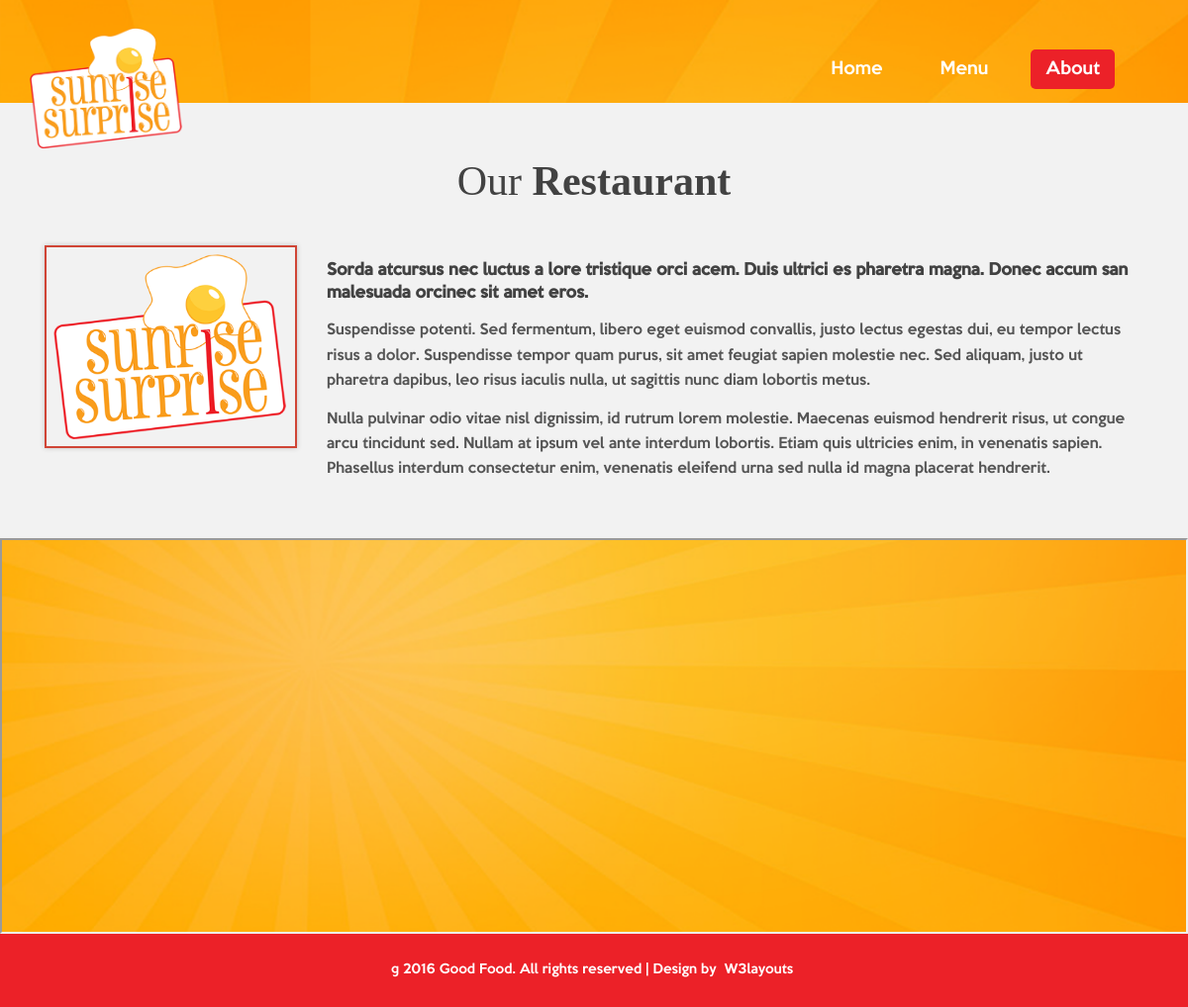
Page /about.php on the committed database.
### tables this page shows
CREATE TABLE `cms_image` (
  `id` int(11) NOT NULL,
  `description` varchar(255) NOT NULL,
  `image_file` varchar(255) NOT NULL,
  `created_by` int(11) NOT NULL,
  `date_created` timestamp NOT NULL DEFAULT CURRENT_TIMESTAMP
);

CREATE TABLE `cms_about` (
  `id` int(11) NOT NULL,
  `title` varchar(255) NOT NULL,
  `content` text NOT NULL,
  `sub_content` text NOT NULL
);

### about.php (the view)
<?php include("include/header.php"); ?>
</div>
				<div class="content">
					<div class="about-section">
						<div class="container">
						<?php
						$query1 = mysqli_query($con, "SELECT * FROM cms_about WHERE id='2'");
						$row1 = mysqli_fetch_array($query1);
						$id = $row1['id'];
						$title = $row1['title'];
						$content = $row1['content'];
						?>
							<h2><span <?php echo $editable; ?> onBlur="saveToDatabase(this,'title','<?php echo $id; ?>')" onClick="showEdit(this);"><?php echo $title; ?></span> <font <?php echo $editable; ?> onBlur="saveToDatabase(this,'content','<?php echo $id; ?>')" onClick="showEdit(this);"><?php echo $content; ?></font></h2>
								<div class="about-grids">
									<div class="col-md-3 about-grid1">
									<?php
									$query  = mysqli_query($con, "SELECT * FROM cms_image WHERE id='4'");
									$row = mysqli_fetch_array($query);
									$logo1 = "img/".$row['image_file'];
									?>
										<center><img src="<?php echo $logo1; ?>" class="img-responsive" alt="/"></center>
									</div>
									<?php
									$query1 = mysqli_query($con, "SELECT * FROM cms_about WHERE id='5'");
									$row1 = mysqli_fetch_array($query1);
									$id = $row1['id'];
									$sub_content = $row1['sub_content'];
									$content = $row1['content'];
									?>
									<div class="col-md-9 about-grid">
										<h5 <?php echo $editable; ?> onBlur="saveToDatabase(this,'content','<?php echo $id; ?>')" onClick="showEdit(this);"><?php echo $content; ?></h5>
										<div <?php echo $editable; ?> onBlur="saveToDatabase(this,'sub_content','<?php echo $id; ?>')" onClick="showEdit(this);"><?php echo $sub_content; ?></div>
									</div>
									<div class="clearfix"></div>
								</div>
						</div>
					</div>
				</div>
				<div class="map">
				<iframe src="https://www.google.com/maps/embed?pb=!1m14!1m8!1m3!1d15405.683365303363!2d120.5664539!3d15.1352155!3m2!1i1024!2i768!4f13.1!3m3!1m2!1s0x0%3A0x1ee02b78586be2df!2sSunrise+Surprise!5e0!3m2!1sen!2sph!4v1484018897516"></iframe>
				</div>
					<div class="copy-section">
						<div class="container">
							<p>&copy; 2016 Good Food. All rights reserved | Design by <a href="http://w3layouts.com">W3layouts</a></p>
						</div>
					</div>
</body>
</html>

### include/header.php (shortened to what this page needs)
<?php
include("include/connect.php");
$query  = mysqli_query($con, "SELECT * FROM cms_image WHERE id='1'");
$row = mysqli_fetch_array($query);
$logo = "img/".$row['image_file'];
if(isset($_SESSION['admin_id'])){
	$editable = " contenteditable='true'";
} else {
	$editable = "";
}
$basename = substr(strtolower(basename($_SERVER['PHP_SELF'])),0,strlen(basename($_SERVER['PHP_SELF'])));
if($basename == "index.php"){
	$test = "";
} else {
	$test = "header-top";
}
?>
<!DOCTYPE HTML>
<html>
<head>
<link href="css/bootstrap.css" rel="stylesheet" type="text/css" media="all">
<link href="css/style.css" rel="stylesheet" type="text/css" media="all" />
</head>
<body>
	<div class="header <?php echo $test; ?>">
		<div class="container">
			<nav class="navbar navbar-default">
				<div class="container-fluid">
					<div class="navbar-header">
						<div class="navbar-brand">
							<a href="index.php"><img style="max-width: 155px;" src="<?php echo $logo; ?>"/></a>
						</div>
					</div>
					<div class="collapse navbar-collapse" id="bs-example-navbar-collapse-1">
						<ul class="nav navbar-nav">
							<li <?php if($basename == "index.php"){ echo "class='active'"; }?> ><a href="index.php">Home</a></li>
							<li <?php if($basename == "menu.php"){ echo "class='active'"; }?> ><a href="menu.php">Menu</a></li>
							<li <?php if($basename == "about.php"){ echo "class='active'"; }?> ><a href="about.php">About</a></li>
						</ul>
					</div>
				</div>
			</nav>

### css/style.css (style rules this page uses)
body a { transition:0.5s all; -webkit-transition:0.5s all; -moz-transition:0.5s all; -o-transition:0.5s all; -ms-transition:0.5s all; }
h1,h2,h3,h4,h5,h6 { padding:0 0; margin:0 0; }
p { padding:0 0; margin:0 0; }
ul { padding:0 0; margin:0 0; }
body { padding:0 0; margin:0 0; font-family: keepcalm; }
.navbar { position: relative; min-height: 50px; margin-bottom: 0px; border: 1px solid transparent; }
.navbar-nav { float: right; margin-top: 8px; }
.navbar-brand { padding: 0; }
.navbar-default { background: none!important; border: none!important; padding: 2em 0 0 0; }
.navbar-default .navbar-nav > .active > a, .navbar-default .navbar-nav > .active > a:hover, .navbar-default .navbar-nav > .active > a:focus { color: #fff; background-color: #ec2128; border-radius: 5px; }
.navbar-default .navbar-nav > li > a { color: #fff; font-size: 1.2em; font-family: keepcalm; }
.navbar-nav > li > a { padding-top: 10px; padding-bottom: 10px; }
.header { background-size: 100% 100%; min-height: 750px; }
.copy-section { padding:2em 0; text-align:center; background: #ec2128; }
.copy-section p { font-size: 0.9em; color: #fff; font-weight: 400; }
.copy-section a { font-size: 1em; color:#fff; font-weight: 400; text-transform: capitalize; }
.copy-section a { margin: 0 0.3em }
.about-section { padding: 4em 0; background: #f2f2f2; }
.about-section h2 { font-size: 3em; color: #424242; font-weight: 600; text-align: center; font-family: phosphate; text-transform: capitalize; }
.about-grids { margin-top: 3em; }
.about-grid h5 { font-size: 1.1em; line-height: 1.5em; font-weight: 600; color: #424242; }
.about-grid p { font-size: 1em; line-height: 1.8em; color: #555; margin-top: 1em; }
.about-grid1 img { border: 2px solid#D04536; padding: .5em; box-shadow: 0 0 5px #c3c3c3; }
.about-grid { margin-top: 1em; }
.about-section h2 span { font-weight: 100; }
@media (max-width:1440px) { .header { min-height: 835px; } }
@media (max-width: 1366px) { .header { min-height: 800px; } }
@media (max-width: 1280px) { .header { min-height: 739px; } }
.map iframe { width: 100%; min-height: 400px; margin-bottom: -6px; }

### rows in the picture
cms_image: image_file (picture)
cms_about: title "Our", content "Restaurant"
cms_image: image_file (picture)
cms_about: content "Sorda atcursus nec luctus a lore tristique orci acem. Duis ultrici es pharetra magna. Donec accum san malesuada orcinec sit amet eros.", sub_content "Suspendisse potenti. Sed fermentum, libero eget euismod convallis, justo lectus egestas dui, eu tempor lectus risus a dolor. Suspendisse tempor quam purus, sit amet feugiat sapien molestie nec. Sed aliquam, justo ut pharetra dapibus, leo risus iaculis nulla, ut sagittis nunc diam lobortis metus. Nulla pulvinar odio vitae nisl dignissim, id rutrum lorem molestie. Maecenas euismod hendrerit risus, ut congue arcu tincidunt sed. Nullam at ipsum vel ante interdum lobortis. Etiam quis ultricies enim, in venenatis sapien. Phasellus interdum consectetur enim, venenatis eleifend urna sed nulla id magna placerat hendrerit."
